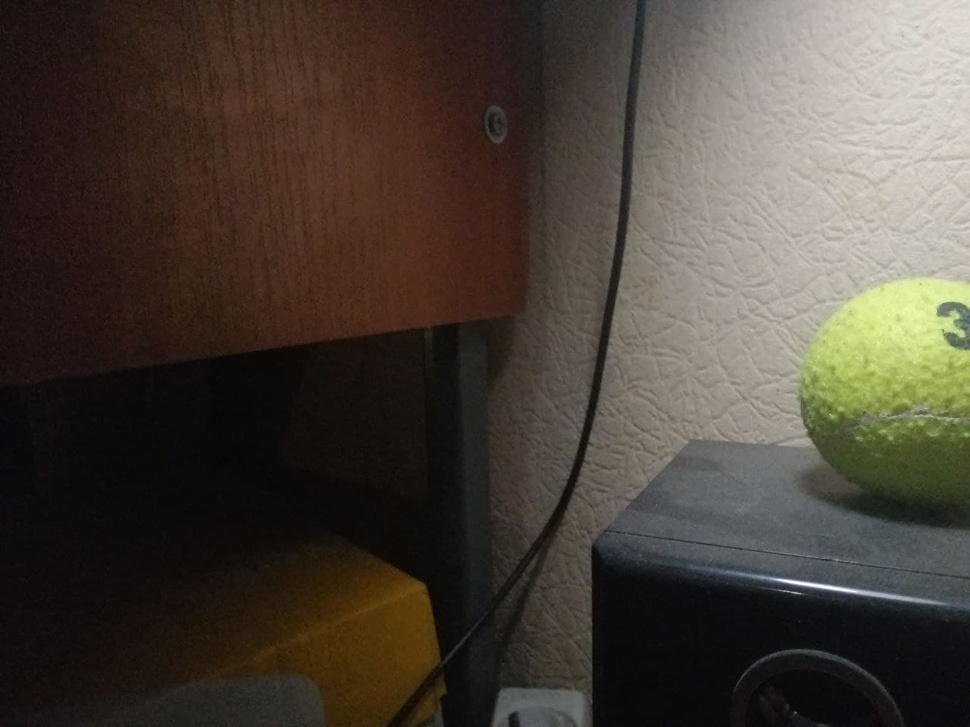
#> input picture lab4/test_images/ball1.jpg, 970 x 727 px, shrunk from 1280 x 960 before the run
$ python fundamental_matrix.py --left_image ../../lab4/test_images/ball1.jpg --right_image ../../lab4/test_images/ball2.jpg --epsilon 5 --n_iter 3
#> lines starting #> are read from the running program, lines starting #| are printed output that depends on the picture
import argparse

import cv2
import numpy as np
from numpy import ndarray, trace
from numpy.linalg import det, inv
from numpy.linalg import matrix_rank as rank
from scipy.linalg import null_space


def get_matches(img_left: ndarray, img_right: ndarray) -> tuple[ndarray, ndarray]:
    """
    Run cv2.SIFT with cv2.BFMatcher.
    Calculate matches.

    Args:
        img_left: Left image. (Source image).
                 Shape (Any, Any).
        img_right: Right image. (Destination image).
                 Shape (Any, Any).

    Returns:
        A tuple containing left and right points.
        Each ndarray has a shape of (Any, 1, 2).
    """
    sift = cv2.SIFT_create()
    kp1, des1 = sift.detectAndCompute(img_left, None)
    kp2, des2 = sift.detectAndCompute(img_right, None)

    bf = cv2.BFMatcher()
    matches = bf.knnMatch(des1, des2, k=2)
    # take only good matches
    good = []
    for m, n in matches:
        if m.distance < 0.7 * n.distance:
            good.append(m)

    left_pts = np.array([kp1[m.queryIdx].pt for m in good]).reshape(-1, 1, 2)
    right_pts = np.array([kp2[m.trainIdx].pt for m in good]).reshape(-1, 1, 2)

    return left_pts, right_pts


def convert_to_homogeneous(
    left_pts: ndarray, right_pts: ndarray
) -> tuple[ndarray, ndarray]:
    """
    Add ones to make all coordinates homogeneous

    Args:
        left_pts: Points on the left image.
                 Shape: (Any, 1, 2).
        right_pts: Points on the right image.
                 Shape: (Any, 1, 2).

    Returns:
        A tuple containing homogeneous points on the left and right images.
        Each ndarray has a shape of (Any, 1, 3).
    """
    ones_arr = np.ones((left_pts.shape[0], 1))

    left_pts_h = np.dstack((left_pts, ones_arr))
    right_pts_h = np.dstack((right_pts, ones_arr))

    return left_pts_h, right_pts_h


def get_7pts(left_pts: ndarray, right_pts: ndarray) -> ndarray:
    """
    Get random 7 points from left_pts, right_pts points.

    Args:
        left_pts: Points on the left image. (homogeneous).
                 Shape: (Any, 1, 3).
        right_pts: Points on the right image. (homogeneous).
                 Shape: (Any, 1, 3).

    Returns:
        Random 7 points. Shape: (7, 9).
    """
    random_indices = np.random.randint(0, len(left_pts), 7)
    X = np.matmul(
        right_pts[random_indices].reshape(-1, 3, 1), left_pts[random_indices]
    ).reshape(7, 9)

    return X


def apply_fundamental_matrix(
    left_pts: ndarray,
    right_pts: ndarray,
    F: ndarray,
) -> ndarray:
    """
    Get inliers points by applying fundamental matrix to the points.
    Formula  sum_(|x`Fx|/norm_coefficient)

    Args:
        left_pts: Points on the left image. (homogeneous).
                 Shape: (Any, 1, 3).
        right_pts: Points on the right image. (homogeneous).
                 Shape: (Any, 1, 3).
        F: Fundamental matrix.
           Shape: (3, 3).

    Returns:
        Inliers array.
        Shape: (Any, ).
    """
    x_prime_F = np.matmul(right_pts, F)
    norm_coefficient = np.sqrt(
        x_prime_F[:, 0][:, 0] ** 2 + x_prime_F[:, 0][:, 1] ** 2
    ).ravel()
    inliers = abs(x_prime_F @ (left_pts.reshape(-1, 3, 1))).ravel()
    inliers = inliers / norm_coefficient

    return inliers


def get_best_fundamental_matrix(
    left_pts: ndarray,
    right_pts: ndarray,
    epsilon: int,
    n_iter: int,
) -> tuple[ndarray, ndarray, int]:
    """
    Calculate the best fundamental matrix.
    Use number of inliers as an accuracy criterion.

    Args:
        left_pts: Points on the left image. (homogeneous).
                 Shape: (Any, 1, 3).
        right_pts: Points on the right image. (homogeneous).
                 Shape: (Any, 1, 3).
        epsilon: Threshold parameter in pixels.
        n_iter: Number of iterations.

    Returns:
        A tuple:
            The best fundamental matrix. Shape: (3, 3).
            Inliers array. Shape: (Any, ).
            Number of inliers (the best accuracy).
    """
    best_accuracy = 0
    for _ in range(n_iter):
        # get solution of X system
        X = get_7pts(left_pts, right_pts)
        ker_X = null_space(X)
        F1, F2 = ker_X[:, 0].reshape(3, 3), ker_X[:, 1].reshape(3, 3)

        if rank(F1) == 2:
            inliers = apply_fundamental_matrix(left_pts, right_pts, F1)
            accuracy = np.sum(inliers < epsilon)
            if accuracy > best_accuracy:
                F_best = F1
                best_accuracy = accuracy
                best_inliers = inliers

        elif rank(F2) == 2:
            inliers = apply_fundamental_matrix(left_pts, right_pts, F2)
            accuracy = np.sum(inliers < epsilon)
            if accuracy > best_accuracy:
                F_best = F1
                best_accuracy = accuracy
                best_inliers = inliers

        elif rank(F1) == 3 and rank(F2) == 3:
            # roots for polynomial equation
            p = np.array(
                [
                    det(F1),
                    det(F1) * trace(F2 @ inv(F1)),
                    det(F2) * trace(F1 @ inv(F2)),
                    det(F2),
                ]
            )
            roots = np.roots(p)
            # take only real roots
            real_roots = roots[~np.iscomplex(roots)].real
            for real_root in real_roots:
                F = real_root * F1 + F2
                if rank(F) == 2:
                    inliers = apply_fundamental_matrix(left_pts, right_pts, F)
                    accuracy = np.sum(inliers < epsilon)
                    if accuracy > best_accuracy:
                        F_best = F
                        best_accuracy = accuracy
                        best_inliers = inliers

    return F_best, best_inliers, best_accuracy


def calculate_epipolar_lines(points: ndarray, F: ndarray, whichImage: str) -> ndarray:
    """
    Calculate epipolar lines by applying fundamental matrix to points.

    Args:
        points: Points on the left or right image.
                 Shape: (Any, 1, 2).
        F: Fundamental matrix.
           Shape: (3, 3).
        whichImage: "left" or "right".

    Returns:
        Lines array.
        Shape: (Any, 3).
    """
    assert whichImage in [
        "left",
        "right",
    ], 'whichImage argument must be either "left" or "right"'

    ones_arr = np.ones((points.shape[0], 1))
    points = np.dstack((points, ones_arr))

    if whichImage == "left":
        lines = np.matmul(F, points.reshape(-1, 3, 1)).reshape(-1, 3)

    if whichImage == "right":
        lines = np.matmul(F.T, points.reshape(-1, 3, 1)).reshape(-1, 3)

    return lines


def draw_lines_and_points(img, lines, points):
    """
    Draw lines and points on the image.

    Args:
        img: Shape:  (Any, Any).
        lines: Corresponding epipolar lines.
        points: Points for the image.

    Returns:
        RGB image with lines. Shape: (Any, Any, 3).
    """

    r, c = img.shape
    img_with_lines = cv2.cvtColor(img, cv2.COLOR_GRAY2BGR)

    for r, pt in zip(lines, points):
        color = tuple(np.random.randint(0, 255, 3).tolist())

        x0, y0 = map(int, [0, -r[2] / r[1]])
        x1, y1 = map(int, [c, -(r[2] + r[0] * c) / r[1]])

        img_with_lines = cv2.line(img_with_lines, (x0, y0), (x1, y1), color, 1)
        img_with_lines = cv2.circle(
            img_with_lines, tuple(pt.ravel().astype(np.int64)), 5, color, -1
        )

    return img_with_lines


def draw_epipolar_lines(
    left_pts: ndarray,
    right_pts: ndarray,
    img_left: ndarray,
    img_right: ndarray,
    F: ndarray,
    inliers: ndarray,
    epsilon: int,
) -> tuple[ndarray, ndarray]:
    """
    Draw epipolar lines from the right image
    and inliers from the left image
    on the left image.

    Draw epipolar lines from the left image
    and inliers from the right image
    on the right image.

    Args:
        left_pts: Points on the left image.
                 Shape: (Any, 1, 2).
        right_pts: Points on the right image.
                 Shape: (Any, 1, 2).
        img_left: Left image.
                 Shape: (Any, Any).
        img_right: Right image.
                 Shape: (Any, Any).
        inliers: Inliers array.
                 Shape: (Any, ).
        epsilon: Threshold parameter in pixels.

    Returns:
        A tuple containing left and right images with epipolar lines.
        Each ndarray has a shape of (Any, Any, 3).
    """
    mask = inliers < epsilon

    left_inliers = left_pts[mask == 1]
    right_inliers = right_pts[mask == 1]

    right_lines_on_the_left = calculate_epipolar_lines(
        points=right_inliers, F=F, whichImage="right"
    )
    left_img_with_epiliens = draw_lines_and_points(
        img=img_left, lines=right_lines_on_the_left, points=left_inliers
    )

    left_lines_on_the_right = calculate_epipolar_lines(
        points=left_inliers, F=F, whichImage="left"
    )
    right_img_with_epiliens = draw_lines_and_points(
        img=img_right, lines=left_lines_on_the_right, points=right_inliers
    )

    return left_img_with_epiliens, right_img_with_epiliens


def main():
    # parse input parameters
    parser = argparse.ArgumentParser()
    parser.add_argument("--left_image",
                        required=True,
                        type=str,
                        help="Left image")
    parser.add_argument("--right_image",
                        required=True,
                        type=str,
                        help="Right image")
    parser.add_argument("--epsilon",
                        required=True,
                        type=int,
                        help="Threshold parameter in PIXELS")
    parser.add_argument("--n_iter",
                        required=True,
                        type=int,
                        help="Number of iterations")

    args = parser.parse_args()

    img_left = cv2.imread(args.left_image, cv2.IMREAD_GRAYSCALE)
    img_right = cv2.imread(args.right_image, cv2.IMREAD_GRAYSCALE)
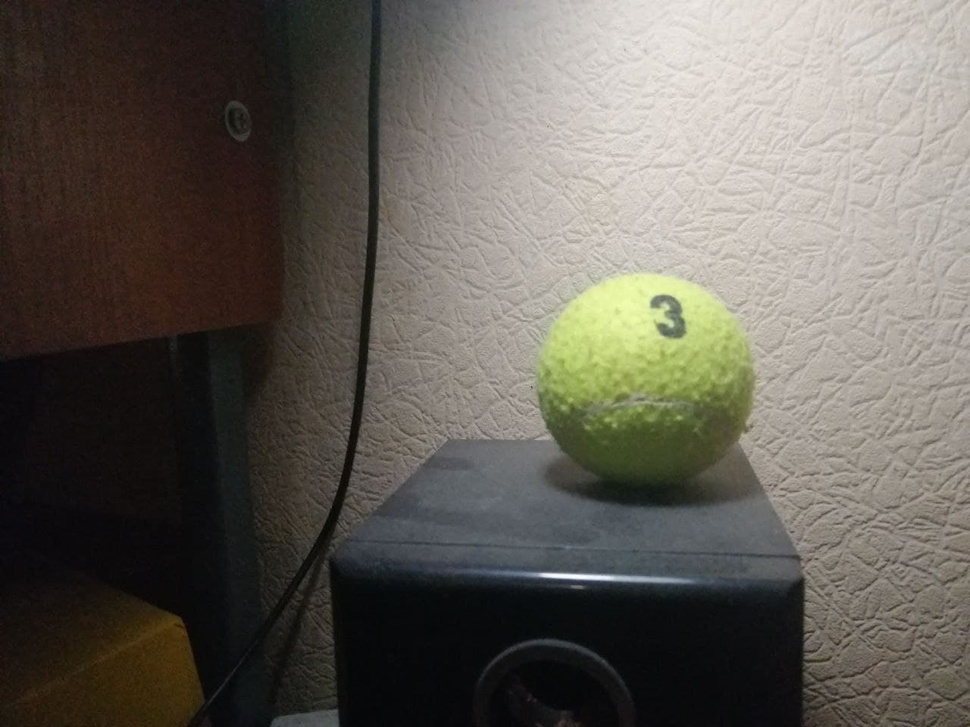
#> input picture lab4/test_images/ball2.jpg, 970 x 727 px, shrunk from 1280 x 960 before the run

    assert img_left.shape[:2] == img_right.shape[:2], "Images dimensions do not match."

    left_pts, right_pts = get_matches(img_left=img_left, img_right=img_right)
#> in get_matches, `kp1, des1 = sift.detectAndCompute(img_left, None)`: kp1 = 283 keypoints; strongest (x, y, size): (944, 309, 9.7), (961, 334, 5.2), (955, 315, 5.7), (943, 330, 1.9)
#> in get_matches, `kp2, des2 = sift.detectAndCompute(img_right, None)`: kp2 = 1520 keypoints; strongest (x, y, size): (656, 302, 8.2), (663, 329, 7.9), (671, 324, 5), (675, 310, 10.3)
#> in get_matches, `matches = bf.knnMatch(des1, des2, k=2)`: matches = 283 matches
#> after the loop in get_matches, `for m, n in matches:`: good = 63 matches
#> in get_matches, `left_pts = np.array([kp1[m.queryIdx].pt for m in good]).reshape(-1, 1,..`: left_pts = 63 rows, first 8: [405.8, 600.5], [405.8, 600.5], [486.8, 126.9], [497.8, 140], [497.8, 140], [533.2, 562.2], [576.2, 436.7], [584.6, 468.7]
#> in get_matches, `right_pts = np.array([kp2[m.trainIdx].pt for m in good]).reshape(-1, 1..`: right_pts = 63 rows, first 8: [160.6, 641], [160.6, 641], [227.1, 123.6], [241.8, 137.6], [241.8, 137.6], [305.1, 580.8], [343, 445.5], [353.4, 477.7]

    src_pts_h, dst_pts_h = convert_to_homogeneous(left_pts, right_pts)
#> in convert_to_homogeneous, `left_pts_h = np.dstack((left_pts, ones_arr))`: left_pts_h = 63 rows, first 8: [405.8, 600.5, 1], [405.8, 600.5, 1], [486.8, 126.9, 1], [497.8, 140, 1], [497.8, 140, 1], [533.2, 562.2, 1], [576.2, 436.7, 1], [584.6, 468.7, 1]
#> in convert_to_homogeneous, `right_pts_h = np.dstack((right_pts, ones_arr))`: right_pts_h = 63 rows, first 8: [160.6, 641, 1], [160.6, 641, 1], [227.1, 123.6, 1], [241.8, 137.6, 1], [241.8, 137.6, 1], [305.1, 580.8, 1], [343, 445.5, 1], [353.4, 477.7, 1]
#> src_pts_h has the same summary as left_pts_h in convert_to_homogeneous; dst_pts_h has the same summary as right_pts_h in convert_to_homogeneous

    F_best, best_inliers, best_accuracy = get_best_fundamental_matrix(
        left_pts=src_pts_h,
        right_pts=dst_pts_h,
        epsilon=args.epsilon,
        n_iter=args.n_iter,
    )
#> the loop in get_best_fundamental_matrix, `for _ in range(n_iter):` made 3 passes
#> (random_indices in get_7pts, p, real_roots) on passes 1 to 2: ([44, 47, 53, 0, 3, 59, 3], [-1.22e-07, -0.000155, 0.000324, 0.000375], [-1276.4, 2.91, -0.828]), ([39, 9, 19, 21, 50, 36, 23], [-1.59e-05, 4.1e-07, -3.16e-09, 7.56e-12], [0.0142, 0.00664, 0.00507])
#> after the loop in get_best_fundamental_matrix, `for _ in range(n_iter):`: F_best = [[8.68e-07, -8.53e-06, 0.00453], [5.96e-06, 3.65e-07, -0.011], [-0.00469, 0.0104, 1]]; best_accuracy = 58; best_inliers = 63 values, max 39.76 at index 11, min 8.74e-14 at index 39, mean 2.29
#> best_accuracy = 58

    left_img_with_epiliens, right_img_with_epiliens = draw_epipolar_lines(
        left_pts=left_pts.copy(),
        right_pts=right_pts.copy(),
        img_left=img_left,
        img_right=img_right,
        F=F_best,
        inliers=best_inliers,
        epsilon=args.epsilon,
    )
#> in draw_epipolar_lines, `left_inliers = left_pts[mask == 1]`: left_inliers = 58 rows, first 8: [405.8, 600.5], [405.8, 600.5], [533.2, 562.2], [576.2, 436.7], [584.6, 468.7], [587.1, 457.6], [589.1, 448.1], [621.8, 293.2]
#> in draw_epipolar_lines, `right_inliers = right_pts[mask == 1]`: right_inliers = 58 rows, first 8: [160.6, 641], [160.6, 641], [305.1, 580.8], [343, 445.5], [353.4, 477.7], [355, 466.3], [357.3, 456.6], [378, 296]
#> in calculate_epipolar_lines, `points = np.dstack((points, ones_arr))`: points = 58 rows, first 8: [160.6, 641, 1], [160.6, 641, 1], [305.1, 580.8, 1], [343, 445.5, 1], [353.4, 477.7, 1], [355, 466.3, 1], [357.3, 456.6, 1], [378, 296, 1]
#> in calculate_epipolar_lines, `lines = np.matmul(F.T, points.reshape(-1, 3, 1)).reshape(-1, 3)`: lines = 58 rows, first 8: [-0.000727, 0.00924, -5.3], [-0.000727, 0.00924, -5.3], [-0.00096, 0.00799, -3.98], [-0.00173, 0.00762, -2.33], [-0.00153, 0.00754, -2.63], [-0.0016, 0.00752, -2.5], [-0.00166, 0.0075, -2.38], [-0.00259, 0.00726, -0.53]
#> in draw_epipolar_lines, `right_lines_on_the_left = calculate_epipolar_lines( points=right_inlie..`: right_lines_on_the_left has the same summary as lines in calculate_epipolar_lines
#> the loop in draw_lines_and_points, `for r, pt in zip(lines, points):` made 58 passes
#> (r, pt, color, y0, y1) on passes 1 to 3: ([-0.000727, 0.00924, -5.3], [[405.8, 600.5]], (39, 87, 174), 573, 649), ([-0.000727, 0.00924, -5.3], [[405.8, 600.5]], (88, 81, 165), 573, 649), ([-0.00096, 0.00799, -3.98], [[533.2, 562.2]], (25, 77, 72), 498, 615)
#> after the loop in draw_lines_and_points, `for r, pt in zip(lines, points):`:
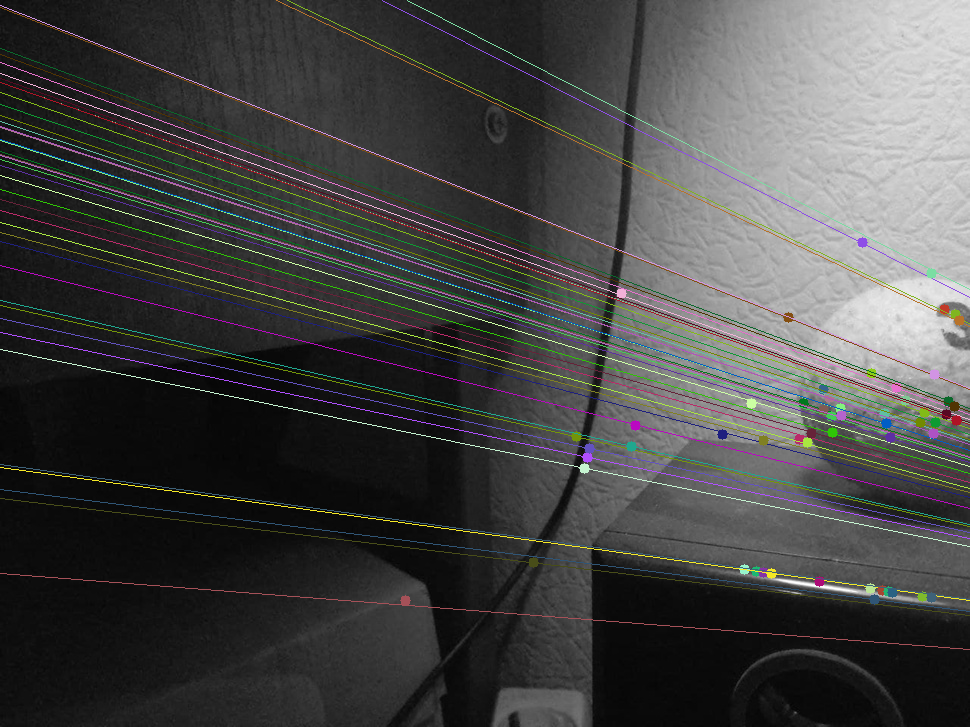
#> img_with_lines: shape (727, 970, 3); mean B, G, R 68.1, 68.9, 68.9
#> in calculate_epipolar_lines (call 2), `points = np.dstack((points, ones_arr))`: points = 58 rows, first 8: [405.8, 600.5, 1], [405.8, 600.5, 1], [533.2, 562.2, 1], [576.2, 436.7, 1], [584.6, 468.7, 1], [587.1, 457.6, 1], [589.1, 448.1, 1], [621.8, 293.2, 1]
#> in calculate_epipolar_lines (call 2), `lines = np.matmul(F, points.reshape(-1, 3, 1)).reshape(-1, 3)`: lines = 58 rows, first 8: [-0.000235, -0.00832, 5.33], [-0.000235, -0.00832, 5.33], [0.000202, -0.00758, 4.34], [0.00131, -0.00737, 2.83], [0.00104, -0.00731, 3.12], [0.00114, -0.00729, 3], [0.00122, -0.00729, 2.89], [0.00257, -0.00715, 1.13]
#> in draw_epipolar_lines, `left_lines_on_the_right = calculate_epipolar_lines( points=left_inlier..`: left_lines_on_the_right has the same summary as lines in calculate_epipolar_lines
#> the loop in draw_lines_and_points (call 2), `for r, pt in zip(lines, points):` made 58 passes
#> (r, pt, color, y0, y1) on passes 1 to 3: ([-0.000235, -0.00832, 5.33], [[160.6, 641]], (188, 232, 77), 640, 612), ([-0.000235, -0.00832, 5.33], [[160.6, 641]], (30, 24, 125), 640, 612), ([0.000202, -0.00758, 4.34], [[305.1, 580.8]], (2, 3, 94), 572, 598)
#> pass 1, in draw_lines_and_points (call 2), `img_with_lines = cv2.line(img_with_lines, (x0, y0), (x1, y1), color, 1)`:
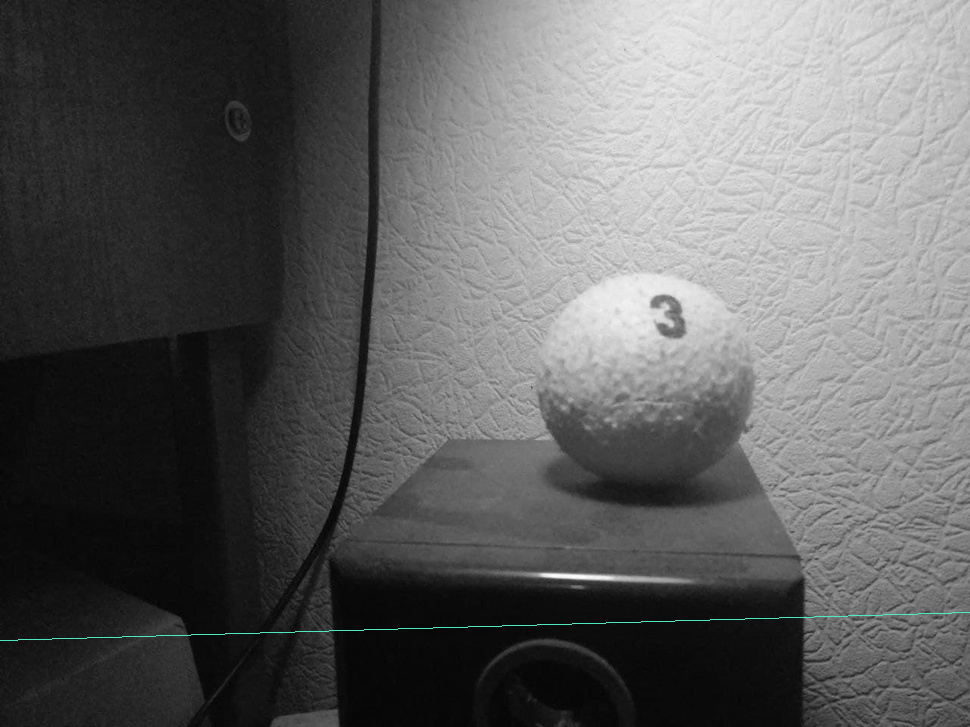
#> img_with_lines: shape (727, 970, 3); mean B, G, R 94.4, 94.5, 94.3
#> after the loop in draw_lines_and_points (call 2), `for r, pt in zip(lines, points):`:
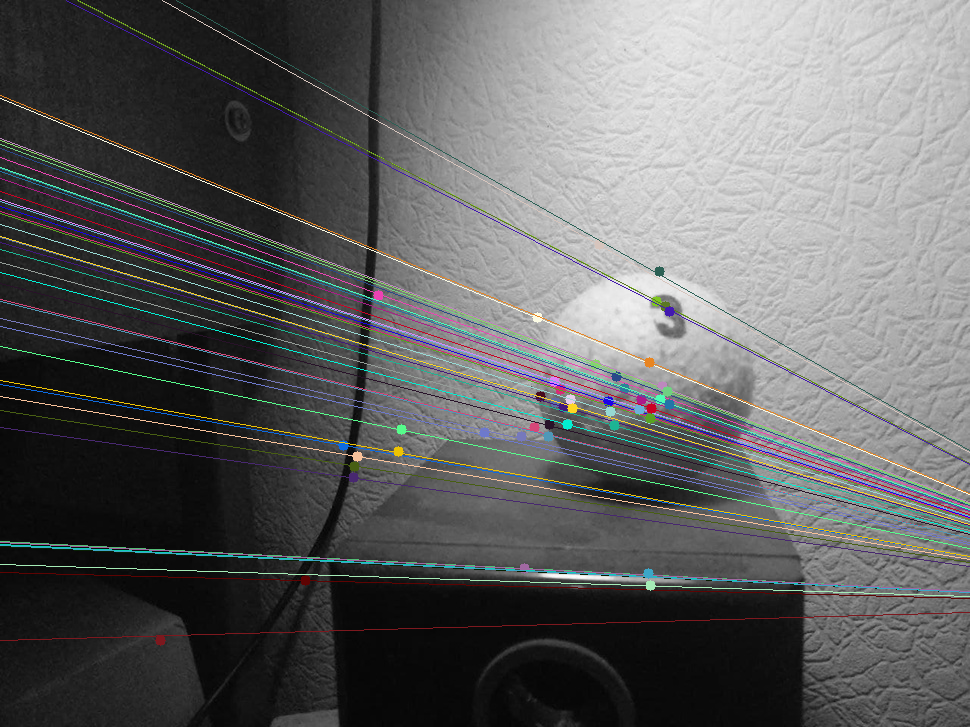
#> img_with_lines: shape (727, 970, 3); mean B, G, R 97, 96.7, 96.2

    # save results
    cv2.imwrite("left_img_with_right_epipolar_liens.png", left_img_with_epiliens)
    cv2.imwrite("right_img_with_left_epipolar_liens.png", right_img_with_epiliens)


if __name__ == "__main__":
    main()
